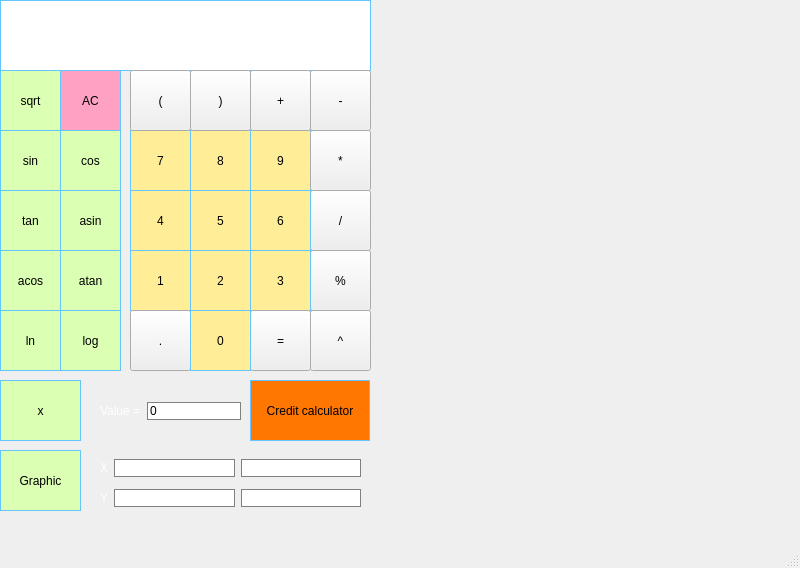
<?xml version="1.0" encoding="UTF-8"?>
<ui version="4.0">
 <class>Calculator</class>
 <widget class="QMainWindow" name="Calculator">
  <property name="geometry">
   <rect>
    <x>0</x>
    <y>0</y>
    <width>800</width>
    <height>568</height>
   </rect>
  </property>
  <property name="windowTitle">
   <string>Calculator</string>
  </property>
  <widget class="QWidget" name="centralwidget">
   <widget class="QWidget" name="centralwidget_2" native="true">
    <property name="geometry">
     <rect>
      <x>0</x>
      <y>0</y>
      <width>740</width>
      <height>513</height>
     </rect>
    </property>
    <widget class="QPushButton" name="pushButton_7">
     <property name="geometry">
      <rect>
       <x>130</x>
       <y>130</y>
       <width>61</width>
       <height>61</height>
      </rect>
     </property>
     <property name="styleSheet">
      <string notr="true">QPushButton {
	border: 1px solid rgb(101, 198, 255);
	color: black;
	background-color: rgb(255, 238, 151);
}
QPushButton:pressed {
	background-color: qlineargradient(x1: 0, y1:0, x2: 0, y2: 1, stop: 0 #ffc400, stop: 1 #ffff00);
}</string>
     </property>
     <property name="text">
      <string>7</string>
     </property>
    </widget>
    <widget class="QLabel" name="label">
     <property name="geometry">
      <rect>
       <x>0</x>
       <y>0</y>
       <width>371</width>
       <height>71</height>
      </rect>
     </property>
     <property name="font">
      <font>
       <family>Apple Symbols</family>
       <pointsize>24</pointsize>
       <bold>false</bold>
      </font>
     </property>
     <property name="styleSheet">
      <string notr="true">QLabel {
	border: 1px solid rgb(101, 198, 255);
	color: black;
	background-color: rgb(255, 255, 255);
}</string>
     </property>
     <property name="text">
      <string/>
     </property>
     <property name="alignment">
      <set>Qt::AlignRight|Qt::AlignTrailing|Qt::AlignVCenter</set>
     </property>
    </widget>
    <widget class="QPushButton" name="pushButton_8">
     <property name="geometry">
      <rect>
       <x>190</x>
       <y>130</y>
       <width>61</width>
       <height>61</height>
      </rect>
     </property>
     <property name="styleSheet">
      <string notr="true">QPushButton {
	border: 1px solid rgb(101, 198, 255);
	color: black;
	background-color: rgb(255, 238, 151);
}
QPushButton:pressed {
	background-color: qlineargradient(x1: 0, y1:0, x2: 0, y2: 1, stop: 0 #ffc400, stop: 1 #ffff00);
}</string>
     </property>
     <property name="text">
      <string>8</string>
     </property>
    </widget>
    <widget class="QPushButton" name="pushButton_9">
     <property name="geometry">
      <rect>
       <x>250</x>
       <y>130</y>
       <width>61</width>
       <height>61</height>
      </rect>
     </property>
     <property name="styleSheet">
      <string notr="true">QPushButton {
	border: 1px solid rgb(101, 198, 255);
	color: black;
	background-color: rgb(255, 238, 151);
}
QPushButton:pressed {
	background-color: qlineargradient(x1: 0, y1:0, x2: 0, y2: 1, stop: 0 #ffc400, stop: 1 #ffff00);
}</string>
     </property>
     <property name="text">
      <string>9</string>
     </property>
    </widget>
    <widget class="QPushButton" name="pushButton_div">
     <property name="geometry">
      <rect>
       <x>310</x>
       <y>190</y>
       <width>61</width>
       <height>61</height>
      </rect>
     </property>
     <property name="styleSheet">
      <string notr="true">QPushButton {
	border: 1px solid rgb(101, 198, 255);
	color: black;
	background-color: rgb(255, 210, 161);
}

QPushButton:pressed {
	background-color: qlineargradient(x1: 0, y1:0, x2: 0, y2: 1, stop: 0 #ff7700, stop: 1 #ffb700);
}

background-color: rgb(255, 165, 76);</string>
     </property>
     <property name="text">
      <string>/</string>
     </property>
    </widget>
    <widget class="QPushButton" name="pushButton_6">
     <property name="geometry">
      <rect>
       <x>250</x>
       <y>190</y>
       <width>61</width>
       <height>61</height>
      </rect>
     </property>
     <property name="styleSheet">
      <string notr="true">QPushButton {
	border: 1px solid rgb(101, 198, 255);
	color: black;
	background-color: rgb(255, 238, 151);
}
QPushButton:pressed {
	background-color: qlineargradient(x1: 0, y1:0, x2: 0, y2: 1, stop: 0 #ffc400, stop: 1 #ffff00);
}</string>
     </property>
     <property name="text">
      <string>6</string>
     </property>
    </widget>
    <widget class="QPushButton" name="pushButton_5">
     <property name="geometry">
      <rect>
       <x>190</x>
       <y>190</y>
       <width>61</width>
       <height>61</height>
      </rect>
     </property>
     <property name="styleSheet">
      <string notr="true">QPushButton {
	border: 1px solid rgb(101, 198, 255);
	color: black;
	background-color: rgb(255, 238, 151);
}
QPushButton:pressed {
	background-color: qlineargradient(x1: 0, y1:0, x2: 0, y2: 1, stop: 0 #ffc400, stop: 1 #ffff00);
}</string>
     </property>
     <property name="text">
      <string>5</string>
     </property>
    </widget>
    <widget class="QPushButton" name="pushButton_mod">
     <property name="geometry">
      <rect>
       <x>310</x>
       <y>250</y>
       <width>61</width>
       <height>61</height>
      </rect>
     </property>
     <property name="styleSheet">
      <string notr="true">QPushButton {
	border: 1px solid rgb(101, 198, 255);
	color: black;
	background-color: rgb(255, 210, 161);
}

QPushButton:pressed {
	background-color: qlineargradient(x1: 0, y1:0, x2: 0, y2: 1, stop: 0 #ff7700, stop: 1 #ffb700);
}

background-color: rgb(255, 165, 76);</string>
     </property>
     <property name="text">
      <string>%</string>
     </property>
    </widget>
    <widget class="QPushButton" name="pushButton_4">
     <property name="geometry">
      <rect>
       <x>130</x>
       <y>190</y>
       <width>61</width>
       <height>61</height>
      </rect>
     </property>
     <property name="styleSheet">
      <string notr="true">QPushButton {
	border: 1px solid rgb(101, 198, 255);
	color: black;
	background-color: rgb(255, 238, 151);
}
QPushButton:pressed {
	background-color: qlineargradient(x1: 0, y1:0, x2: 0, y2: 1, stop: 0 #ffc400, stop: 1 #ffff00);
}</string>
     </property>
     <property name="text">
      <string>4</string>
     </property>
    </widget>
    <widget class="QPushButton" name="pushButton_3">
     <property name="geometry">
      <rect>
       <x>250</x>
       <y>250</y>
       <width>61</width>
       <height>61</height>
      </rect>
     </property>
     <property name="styleSheet">
      <string notr="true">QPushButton {
	border: 1px solid rgb(101, 198, 255);
	color: black;
	background-color: rgb(255, 238, 151);
}
QPushButton:pressed {
	background-color: qlineargradient(x1: 0, y1:0, x2: 0, y2: 1, stop: 0 #ffc400, stop: 1 #ffff00);
}</string>
     </property>
     <property name="text">
      <string>3</string>
     </property>
    </widget>
    <widget class="QPushButton" name="pushButton_2">
     <property name="geometry">
      <rect>
       <x>190</x>
       <y>250</y>
       <width>61</width>
       <height>61</height>
      </rect>
     </property>
     <property name="styleSheet">
      <string notr="true">QPushButton {
	border: 1px solid rgb(101, 198, 255);
	color: black;
	background-color: rgb(255, 238, 151);
}
QPushButton:pressed {
	background-color: qlineargradient(x1: 0, y1:0, x2: 0, y2: 1, stop: 0 #ffc400, stop: 1 #ffff00);
}</string>
     </property>
     <property name="text">
      <string>2</string>
     </property>
    </widget>
    <widget class="QPushButton" name="pushButton_pow">
     <property name="geometry">
      <rect>
       <x>310</x>
       <y>310</y>
       <width>61</width>
       <height>61</height>
      </rect>
     </property>
     <property name="styleSheet">
      <string notr="true">QPushButton {
	border: 1px solid rgb(101, 198, 255);
	color: black;
	background-color: rgb(255, 210, 161);
}

QPushButton:pressed {
	background-color: qlineargradient(x1: 0, y1:0, x2: 0, y2: 1, stop: 0 #ff7700, stop: 1 #ffb700);
}

background-color: rgb(255, 165, 76);</string>
     </property>
     <property name="text">
      <string>^</string>
     </property>
    </widget>
    <widget class="QPushButton" name="pushButton_1">
     <property name="geometry">
      <rect>
       <x>130</x>
       <y>250</y>
       <width>61</width>
       <height>61</height>
      </rect>
     </property>
     <property name="styleSheet">
      <string notr="true">QPushButton {
	border: 1px solid rgb(101, 198, 255);
	color: black;
	background-color: rgb(255, 238, 151);
}
QPushButton:pressed {
	background-color: qlineargradient(x1: 0, y1:0, x2: 0, y2: 1, stop: 0 #ffc400, stop: 1 #ffff00);
}</string>
     </property>
     <property name="text">
      <string>1</string>
     </property>
    </widget>
    <widget class="QPushButton" name="pushButton_dot">
     <property name="geometry">
      <rect>
       <x>130</x>
       <y>310</y>
       <width>61</width>
       <height>61</height>
      </rect>
     </property>
     <property name="styleSheet">
      <string notr="true">QPushButton {
	border: 1px solid rgb(101, 198, 255);
	color: black;
	background-color: rgb(255, 210, 161);
}

QPushButton:pressed {
	background-color: qlineargradient(x1: 0, y1:0, x2: 0, y2: 1, stop: 0 #ff7700, stop: 1 #ffb700);
}

background-color: rgb(255, 165, 76);</string>
     </property>
     <property name="text">
      <string>.</string>
     </property>
    </widget>
    <widget class="QPushButton" name="pushButton_result">
     <property name="geometry">
      <rect>
       <x>250</x>
       <y>310</y>
       <width>61</width>
       <height>61</height>
      </rect>
     </property>
     <property name="styleSheet">
      <string notr="true">QPushButton {
	border: 1px solid rgb(101, 198, 255);
	color: black;
	background-color: rgb(255, 210, 161);
}

QPushButton:pressed {
	background-color: qlineargradient(x1: 0, y1:0, x2: 0, y2: 1, stop: 0 #ff7700, stop: 1 #ffb700);
}

background-color: rgb(255, 165, 76);</string>
     </property>
     <property name="text">
      <string>=</string>
     </property>
    </widget>
    <widget class="QPushButton" name="pushButton_0">
     <property name="geometry">
      <rect>
       <x>190</x>
       <y>310</y>
       <width>61</width>
       <height>61</height>
      </rect>
     </property>
     <property name="styleSheet">
      <string notr="true">QPushButton {
	border: 1px solid rgb(101, 198, 255);
	color: black;
	background-color: rgb(255, 238, 151);
}
QPushButton:pressed {
	background-color: qlineargradient(x1: 0, y1:0, x2: 0, y2: 1, stop: 0 #ffc400, stop: 1 #ffff00);
}</string>
     </property>
     <property name="text">
      <string>0</string>
     </property>
    </widget>
    <widget class="QPushButton" name="pushButton_delete">
     <property name="geometry">
      <rect>
       <x>60</x>
       <y>70</y>
       <width>61</width>
       <height>61</height>
      </rect>
     </property>
     <property name="styleSheet">
      <string notr="true">QPushButton {
	border: 1px solid rgb(101, 198, 255);
	color: black;
	background-color: rgb(255, 161, 194);
}

QPushButton:pressed {
	background-color: qlineargradient(x1: 0, y1:0, x2: 0, y2: 1, stop: 0 #b831c4, stop: 1 #c43169);
}</string>
     </property>
     <property name="text">
      <string>AC</string>
     </property>
    </widget>
    <widget class="QPushButton" name="pushButton_plus">
     <property name="geometry">
      <rect>
       <x>250</x>
       <y>70</y>
       <width>61</width>
       <height>61</height>
      </rect>
     </property>
     <property name="styleSheet">
      <string notr="true">QPushButton {
	border: 1px solid rgb(101, 198, 255);
	color: black;
	background-color: rgb(255, 210, 161);
}

QPushButton:pressed {
	background-color: qlineargradient(x1: 0, y1:0, x2: 0, y2: 1, stop: 0 #ff7700, stop: 1 #ffb700);
}

background-color: rgb(255, 165, 76);</string>
     </property>
     <property name="text">
      <string>+</string>
     </property>
    </widget>
    <widget class="QPushButton" name="pushButton_minus">
     <property name="geometry">
      <rect>
       <x>310</x>
       <y>70</y>
       <width>61</width>
       <height>61</height>
      </rect>
     </property>
     <property name="styleSheet">
      <string notr="true">QPushButton {
	border: 1px solid rgb(101, 198, 255);
	color: black;
	background-color: rgb(255, 210, 161);
}

QPushButton:pressed {
	background-color: qlineargradient(x1: 0, y1:0, x2: 0, y2: 1, stop: 0 #ff7700, stop: 1 #ffb700);
}

background-color: rgb(255, 165, 76);</string>
     </property>
     <property name="text">
      <string>-</string>
     </property>
    </widget>
    <widget class="QPushButton" name="pushButton_mul">
     <property name="geometry">
      <rect>
       <x>310</x>
       <y>130</y>
       <width>61</width>
       <height>61</height>
      </rect>
     </property>
     <property name="styleSheet">
      <string notr="true">QPushButton {
	border: 1px solid rgb(101, 198, 255);
	color: black;
	background-color: rgb(255, 210, 161);
}

QPushButton:pressed {
	background-color: qlineargradient(x1: 0, y1:0, x2: 0, y2: 1, stop: 0 #ff7700, stop: 1 #ffb700);
}

background-color: rgb(255, 165, 76);</string>
     </property>
     <property name="text">
      <string>*</string>
     </property>
    </widget>
    <widget class="QPushButton" name="pushButton_asin">
     <property name="geometry">
      <rect>
       <x>60</x>
       <y>190</y>
       <width>61</width>
       <height>61</height>
      </rect>
     </property>
     <property name="styleSheet">
      <string notr="true">QPushButton {
	border: 1px solid rgb(101, 198, 255);
	color: black;
	background-color: rgb(219, 255, 179);
}

QPushButton:pressed {
	background-color: qlineargradient(x1: 0, y1:0, x2: 0, y2: 1, stop: 0 #b4f564, stop: 1 #69f564);
}</string>
     </property>
     <property name="text">
      <string>asin</string>
     </property>
    </widget>
    <widget class="QPushButton" name="pushButton_tan">
     <property name="geometry">
      <rect>
       <x>0</x>
       <y>190</y>
       <width>61</width>
       <height>61</height>
      </rect>
     </property>
     <property name="styleSheet">
      <string notr="true">QPushButton {
	border: 1px solid rgb(101, 198, 255);
	color: black;
	background-color: rgb(219, 255, 179);
}

QPushButton:pressed {
	background-color: qlineargradient(x1: 0, y1:0, x2: 0, y2: 1, stop: 0 #b4f564, stop: 1 #69f564);
}</string>
     </property>
     <property name="text">
      <string>tan</string>
     </property>
    </widget>
    <widget class="QPushButton" name="pushButton_sin">
     <property name="geometry">
      <rect>
       <x>0</x>
       <y>130</y>
       <width>61</width>
       <height>61</height>
      </rect>
     </property>
     <property name="styleSheet">
      <string notr="true">QPushButton {
	border: 1px solid rgb(101, 198, 255);
	color: black;
	background-color: rgb(219, 255, 179);
}

QPushButton:pressed {
	background-color: qlineargradient(x1: 0, y1:0, x2: 0, y2: 1, stop: 0 #b4f564, stop: 1 #69f564);
}</string>
     </property>
     <property name="text">
      <string>sin</string>
     </property>
    </widget>
    <widget class="QPushButton" name="pushButton_cos">
     <property name="geometry">
      <rect>
       <x>60</x>
       <y>130</y>
       <width>61</width>
       <height>61</height>
      </rect>
     </property>
     <property name="styleSheet">
      <string notr="true">QPushButton {
	border: 1px solid rgb(101, 198, 255);
	color: black;
	background-color: rgb(219, 255, 179);
}

QPushButton:pressed {
	background-color: qlineargradient(x1: 0, y1:0, x2: 0, y2: 1, stop: 0 #b4f564, stop: 1 #69f564);
}</string>
     </property>
     <property name="text">
      <string>cos</string>
     </property>
    </widget>
    <widget class="QPushButton" name="pushButton_acos">
     <property name="geometry">
      <rect>
       <x>0</x>
       <y>250</y>
       <width>61</width>
       <height>61</height>
      </rect>
     </property>
     <property name="styleSheet">
      <string notr="true">QPushButton {
	border: 1px solid rgb(101, 198, 255);
	color: black;
	background-color: rgb(219, 255, 179);
}

QPushButton:pressed {
	background-color: qlineargradient(x1: 0, y1:0, x2: 0, y2: 1, stop: 0 #b4f564, stop: 1 #69f564);
}</string>
     </property>
     <property name="text">
      <string>acos</string>
     </property>
    </widget>
    <widget class="QPushButton" name="pushButton_log">
     <property name="geometry">
      <rect>
       <x>60</x>
       <y>310</y>
       <width>61</width>
       <height>61</height>
      </rect>
     </property>
     <property name="styleSheet">
      <string notr="true">QPushButton {
	border: 1px solid rgb(101, 198, 255);
	color: black;
	background-color: rgb(219, 255, 179);
}

QPushButton:pressed {
	background-color: qlineargradient(x1: 0, y1:0, x2: 0, y2: 1, stop: 0 #b4f564, stop: 1 #69f564);
}</string>
     </property>
     <property name="text">
      <string>log</string>
     </property>
    </widget>
    <widget class="QPushButton" name="pushButton_ln">
     <property name="geometry">
      <rect>
       <x>0</x>
       <y>310</y>
       <width>61</width>
       <height>61</height>
      </rect>
     </property>
     <property name="styleSheet">
      <string notr="true">QPushButton {
	border: 1px solid rgb(101, 198, 255);
	color: black;
	background-color: rgb(219, 255, 179);
}

QPushButton:pressed {
	background-color: qlineargradient(x1: 0, y1:0, x2: 0, y2: 1, stop: 0 #b4f564, stop: 1 #69f564);
}</string>
     </property>
     <property name="text">
      <string>ln</string>
     </property>
    </widget>
    <widget class="QPushButton" name="pushButton_atan">
     <property name="geometry">
      <rect>
       <x>60</x>
       <y>250</y>
       <width>61</width>
       <height>61</height>
      </rect>
     </property>
     <property name="styleSheet">
      <string notr="true">QPushButton {
	border: 1px solid rgb(101, 198, 255);
	color: black;
	background-color: rgb(219, 255, 179);
}

QPushButton:pressed {
	background-color: qlineargradient(x1: 0, y1:0, x2: 0, y2: 1, stop: 0 #b4f564, stop: 1 #69f564);
}</string>
     </property>
     <property name="text">
      <string>atan</string>
     </property>
    </widget>
    <widget class="QPushButton" name="pushButton_x">
     <property name="geometry">
      <rect>
       <x>0</x>
       <y>380</y>
       <width>81</width>
       <height>61</height>
      </rect>
     </property>
     <property name="styleSheet">
      <string notr="true">QPushButton {
	border: 1px solid rgb(101, 198, 255);
	color: black;
	background-color: rgb(219, 255, 179);
}

QPushButton:pressed {
	background-color: qlineargradient(x1: 0, y1:0, x2: 0, y2: 1, stop: 0 #b4f564, stop: 1 #69f564);
}</string>
     </property>
     <property name="text">
      <string>x</string>
     </property>
    </widget>
    <widget class="QPushButton" name="pushButton_open_bracket">
     <property name="geometry">
      <rect>
       <x>130</x>
       <y>70</y>
       <width>61</width>
       <height>61</height>
      </rect>
     </property>
     <property name="styleSheet">
      <string notr="true">QPushButton {
	border: 1px solid rgb(101, 198, 255);
	color: black;
	background-color: rgb(255, 210, 161);
}

QPushButton:pressed {
	background-color: qlineargradient(x1: 0, y1:0, x2: 0, y2: 1, stop: 0 #ff7700, stop: 1 #ffb700);
}

background-color: rgb(255, 165, 76);</string>
     </property>
     <property name="text">
      <string>(</string>
     </property>
    </widget>
    <widget class="QPushButton" name="pushButton_close_bracket">
     <property name="geometry">
      <rect>
       <x>190</x>
       <y>70</y>
       <width>61</width>
       <height>61</height>
      </rect>
     </property>
     <property name="styleSheet">
      <string notr="true">QPushButton {
	border: 1px solid rgb(101, 198, 255);
	color: black;
	background-color: rgb(255, 210, 161);
}

QPushButton:pressed {
	background-color: qlineargradient(x1: 0, y1:0, x2: 0, y2: 1, stop: 0 #ff7700, stop: 1 #ffb700);
}

background-color: rgb(255, 165, 76);</string>
     </property>
     <property name="text">
      <string>)</string>
     </property>
    </widget>
    <widget class="QWidget" name="gridLayoutWidget">
     <property name="geometry">
      <rect>
       <x>369</x>
       <y>-1</y>
       <width>371</width>
       <height>371</height>
      </rect>
     </property>
     <layout class="QGridLayout" name="gridLayout"/>
    </widget>
    <widget class="QPushButton" name="pushButton_sqrt">
     <property name="geometry">
      <rect>
       <x>0</x>
       <y>70</y>
       <width>61</width>
       <height>61</height>
      </rect>
     </property>
     <property name="styleSheet">
      <string notr="true">QPushButton {
	border: 1px solid rgb(101, 198, 255);
	color: black;
	background-color: rgb(219, 255, 179);
}

QPushButton:pressed {
	background-color: qlineargradient(x1: 0, y1:0, x2: 0, y2: 1, stop: 0 #b4f564, stop: 1 #69f564);
}</string>
     </property>
     <property name="text">
      <string>sqrt</string>
     </property>
    </widget>
    <widget class="QPushButton" name="pushButton_credit_calculate">
     <property name="geometry">
      <rect>
       <x>250</x>
       <y>380</y>
       <width>120</width>
       <height>61</height>
      </rect>
     </property>
     <property name="styleSheet">
      <string notr="true">QPushButton {
	border: 1px solid rgb(101, 198, 255);
	color: black;
	background-color:#ff7700;
}

QPushButton:pressed {
	background-color: qlineargradient(x1: 0, y1:0, x2: 0, y2: 1, stop: 0 #ff0000, stop: 1 #ff7300);
}</string>
     </property>
     <property name="text">
      <string>Credit calculator</string>
     </property>
    </widget>
    <widget class="QPushButton" name="pushButton_graphic">
     <property name="geometry">
      <rect>
       <x>0</x>
       <y>450</y>
       <width>81</width>
       <height>61</height>
      </rect>
     </property>
     <property name="styleSheet">
      <string notr="true">QPushButton {
	border: 1px solid rgb(101, 198, 255);
	color: black;
	background-color: rgb(219, 255, 179);
}

QPushButton:pressed {
	background-color: qlineargradient(x1: 0, y1:0, x2: 0, y2: 1, stop: 0 #b4f564, stop: 1 #69f564);
}</string>
     </property>
     <property name="text">
      <string>Graphic</string>
     </property>
    </widget>
    <widget class="QWidget" name="horizontalLayoutWidget">
     <property name="geometry">
      <rect>
       <x>100</x>
       <y>400</y>
       <width>141</width>
       <height>22</height>
      </rect>
     </property>
     <layout class="QHBoxLayout" name="horizontalLayout">
      <item>
       <widget class="QLabel" name="label_4">
        <property name="styleSheet">
         <string notr="true">QLabel {
	color: white;
}</string>
        </property>
        <property name="text">
         <string>Value =</string>
        </property>
       </widget>
      </item>
      <item>
       <widget class="QLineEdit" name="lineEdit_value">
        <property name="styleSheet">
         <string notr="true">QLineEdit {
	background-color: white;
	color: black;
	border: 1px solid grey;
}</string>
        </property>
        <property name="text">
         <string>0</string>
        </property>
       </widget>
      </item>
     </layout>
    </widget>
    <widget class="QWidget" name="layoutWidget">
     <property name="geometry">
      <rect>
       <x>100</x>
       <y>453</y>
       <width>261</width>
       <height>61</height>
      </rect>
     </property>
     <layout class="QGridLayout" name="gridLayout_2">
      <item row="0" column="1">
       <widget class="QLineEdit" name="lineEdit_x_start">
        <property name="styleSheet">
         <string notr="true">QLineEdit {
	background-color: white;
	color: black;
	border: 1px solid grey;
}</string>
        </property>
       </widget>
      </item>
      <item row="1" column="1">
       <widget class="QLineEdit" name="lineEdit_y_start">
        <property name="styleSheet">
         <string notr="true">QLineEdit {
	background-color: white;
	color: black;
	border: 1px solid grey;
}</string>
        </property>
       </widget>
      </item>
      <item row="1" column="2">
       <widget class="QLineEdit" name="lineEdit_y_end">
        <property name="styleSheet">
         <string notr="true">QLineEdit {
	background-color: white;
	color: black;
	border: 1px solid grey;
}</string>
        </property>
       </widget>
      </item>
      <item row="0" column="2">
       <widget class="QLineEdit" name="lineEdit_x_end">
        <property name="styleSheet">
         <string notr="true">QLineEdit {
	background-color: white;
	color: black;
	border: 1px solid grey;
}</string>
        </property>
       </widget>
      </item>
      <item row="0" column="0">
       <widget class="QLabel" name="label_2">
        <property name="styleSheet">
         <string notr="true">QLabel {
	color: white;
}</string>
        </property>
        <property name="text">
         <string>X</string>
        </property>
       </widget>
      </item>
      <item row="1" column="0">
       <widget class="QLabel" name="label_3">
        <property name="styleSheet">
         <string notr="true">QLabel {
	color: white;
}</string>
        </property>
        <property name="text">
         <string>Y</string>
        </property>
       </widget>
      </item>
     </layout>
    </widget>
   </widget>
  </widget>
  <widget class="QMenuBar" name="menubar">
   <property name="geometry">
    <rect>
     <x>0</x>
     <y>0</y>
     <width>800</width>
     <height>24</height>
    </rect>
   </property>
  </widget>
  <widget class="QStatusBar" name="statusbar"/>
 </widget>
 <resources/>
 <connections/>
</ui>
